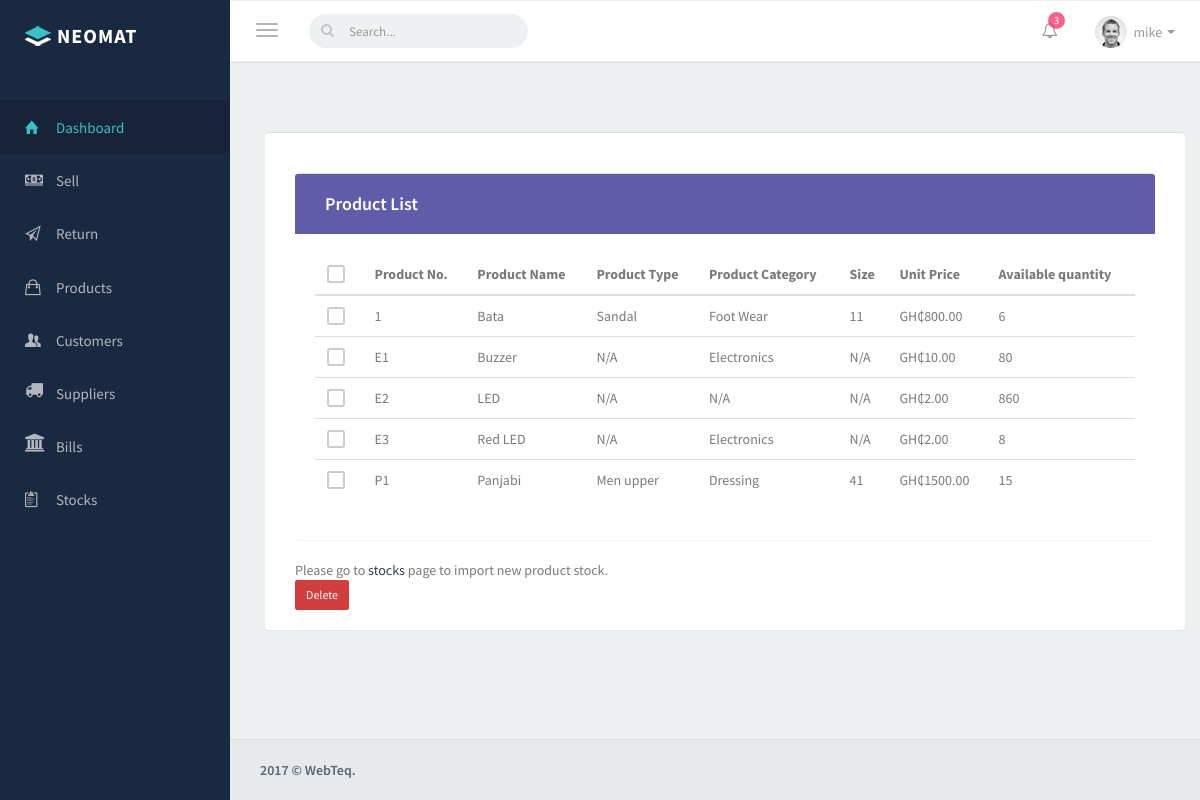
Screenshot of /productsPOS.php (signed in) with the database file from the repository.
### tables this page shows
CREATE TABLE `accounts` (
  `account_id` int(11) NOT NULL,
  `employee_no` varchar(15) DEFAULT NULL,
  `employee_name` varchar(50) NOT NULL,
  `employee_phone` varchar(15) DEFAULT NULL,
  `employee_address` varchar(100) DEFAULT NULL,
  `employee_national_id` varchar(50) DEFAULT NULL,
  `password` varchar(50) NOT NULL,
  `is_admin` int(1) NOT NULL
);

CREATE TABLE `stocks` (
  `stocks_pk` int(11) NOT NULL,
  `stock_id` varchar(15) NOT NULL,
  `product_id` varchar(15) NOT NULL,
  `import_quantity` int(11) NOT NULL,
  `current_quantity` int(11) NOT NULL,
  `import_date` datetime NOT NULL,
  `is_deleted` int(1) NOT NULL
);

CREATE TABLE `products` (
  `products_pk` int(11) NOT NULL,
  `product_id` varchar(15) NOT NULL,
  `product_name` varchar(50) NOT NULL,
  `product_type` int(11) NOT NULL,
  `product_category` int(11) NOT NULL,
  `product_size` varchar(15) DEFAULT NULL,
  `product_price` double(20,2) NOT NULL,
  `buying_price` double(20,2) NOT NULL
);

CREATE TABLE `types` (
  `type_id` int(11) NOT NULL,
  `type_name` varchar(50) NOT NULL,
  `category_id` int(11) NOT NULL
);

CREATE TABLE `categories` (
  `category_id` int(11) NOT NULL,
  `category_name` varchar(50) NOT NULL
);

### productsPOS.php (the view, shortened to what this page needs)
<?php
	require 'POStest.php';
	require 'loginCheck.php';
		$sql="SELECT * FROM products JOIN stocks ON products.product_id=stocks.product_id WHERE stocks.is_deleted=0";
	$result=mysqli_query($con,$sql);
	if(mysqli_num_rows($result)){
		echo "
            <div class='wraper container-fluid'>
                        <div class='panel panel-color panel-purple'>
                            <div class='panel-body'>
                        <div class='panel panel-default'>
                            <div class='panel-heading'>
                                <h3 class='panel-title'>Product List</h3>
                            </div>
                            <div class='panel-body'>
                                <div class='row'>
                                        <div class='table-responsive'>
                                        <table class='table'>
                                            <thead>
                                                <tr>
                                                    <th>
                                                       <label class='cr-styled'>
                                                        <input type='checkbox'>
                                                        <i class='fa'></i>
                                                        </label>
                                                    </th>
                                                    <th>Product No.</th>
                                                    <th>Product Name</th>
                                                    <th>Product Type</th>
                                                    <th>Product Category</th>
                                                    <th>Size</th>
                                                    <th>Unit Price</th>
                                                    <th>Available quantity</th>
                                                </tr>
                                            </thead>
                                            <tbody>
											";
		while($row=mysqli_fetch_array($result)){
			$productId=$row['product_id'];
			$productName=$row['product_name'];
			$productType=$row['product_type'];
			$productCategory=$row['product_category'];
			$productSize=$row['product_size'];
			$productPrice=$row['product_price'];
			if($productSize===""){
				$productSize="N/A";
			}
			$sql2="SELECT current_quantity FROM stocks WHERE product_id='$productId'";
			$result2=mysqli_query($con,$sql2);
			$row2=mysqli_fetch_array($result2);
			$currentQuantity=$row2['current_quantity'];
			$sql2="SELECT type_name FROM types WHERE type_id='$productType'";
			$result2=mysqli_query($con,$sql2);
			$row2=mysqli_fetch_array($result2);
			$productTypeName=$row2['type_name'];
			if($productTypeName===null)
				$productTypeName="N/A";
			$sql2="SELECT category_name FROM categories WHERE category_id='$productCategory'";
			$result2=mysqli_query($con,$sql2);
			$row2=mysqli_fetch_array($result2);
			$productCategoryName=$row2['category_name'];
			if($productCategoryName===null)
				$productCategoryName="N/A";
			echo "
				<tr>
					<td><label class='cr-styled'>
                       <input type='checkbox'>
                       <i class='fa'></i>
                       </label>
</td>
					<td>$productId</td>
					<td>$productName</td>
					<td>$productTypeName</td>
					<td>$productCategoryName</td>
					<td>$productSize</td>
					<td>GH₵$productPrice</td>
					<td>$currentQuantity</td>
				</tr>
			";
		}
		echo"
			</tbody>
		</table>
		    </div>
               </div>
               </div>
              </div>
		<div id='customerTotalText'>Please go to <a href='stocks.php'>stocks</a> page to import new product stock.</div>
		</div>
		";
	}else{
		echo "No products available currently.";
	}
?>
<!Doctype html>
<html lang="en">
<head>
        <link href="css/bootstrap.min.css" rel="stylesheet">
        <link href="css/bootstrap-reset.css" rel="stylesheet">
        <link href="css/animate.css" rel="stylesheet">
        <link href="assets/font-awesome/css/font-awesome.css" rel="stylesheet" />
        <link href="assets/ionicon/css/ionicons.min.css" rel="stylesheet" />
        <link rel="stylesheet" href="assets/morris/morris.css">
        <link href="assets/sweet-alert/sweet-alert.min.css" rel="stylesheet">
        <link href="css/style.css" rel="stylesheet">
        <link href="css/helper.css" rel="stylesheet">
        <link href="css/style-responsive.css" rel="stylesheet" />
</head>
<body>
                        <div id="rightDiv">
                        <form action="#" method="post">
                        <button type="button" class="btn btn-danger btn-sm">Delete</button>
                        </form>
                        </div>
                        </div>
            </div>
</body>
</html>

### POStest.php (shortened to what this page needs)
<?php
  	function showUserName(){
		$con = $_SESSION['con'];
		$id=$_SESSION['id'];
		$sql="SELECT employee_name FROM accounts WHERE account_id='$id'";
		$result=mysqli_query($con,$sql);
		$row=mysqli_fetch_array($result);
		$var=$row['employee_name'];
		echo $var;
	}
?>
<!DOCTYPE html>
<html lang="en">
<head>
        <link href="css/bootstrap.min.css" rel="stylesheet">
        <link href="css/bootstrap-reset.css" rel="stylesheet">
        <link href="css/animate.css" rel="stylesheet">
        <link href="assets/font-awesome/css/font-awesome.css" rel="stylesheet" />
        <link href="assets/ionicon/css/ionicons.min.css" rel="stylesheet" />
        <link rel="stylesheet" href="assets/morris/morris.css">
        <link href="assets/sweet-alert/sweet-alert.min.css" rel="stylesheet">
        <link href="css/style.css" rel="stylesheet">
        <link href="css/helper.css" rel="stylesheet">
        <link href="css/style-responsive.css" rel="stylesheet" />
    </head>
    <body>
  <div class="hiddenDiv">
    <form action="<?php echo htmlspecialchars($_SERVER["PHP_SELF"]);?>" method="post">
    </form>
  </div>
        <aside class="left-panel">
            <div class="logo">
                <a href="dashboard.php" class="logo-expanded">
                    <img src="img/single-logo.png" alt="logo">
                    <span class="nav-label">NEOMAT</span>
                </a>
            </div>
            <nav class="navigation">
                <ul class="list-unstyled">
                    <li class="active"><a href="dashboard.php"><i class="ion-home"></i> <span class="nav-label">Dashboard</span></a>
                    </li>
                    <li><a href="salePOS.php"><i class="ion-cash"></i> <span class="nav-label">Sell</span></a>
                    </li>
                    <li><a href="returnPOS.php"><i class="ion-paper-airplane"></i> <span class="nav-label">Return</span></a>
                    </li>
                    <li><a href="productsPOS.php"><i class="ion-bag"></i> <span class="nav-label">Products</span></a>
                    </li>
					<li><a href="customersPOS.php"><i class="ion-person-stalker"></i> <span class="nav-label">Customers</span></a>
                    </li>
                    <li><a href="supplyPOS.php"><i class="fa fa-truck"></i> <span class="nav-label">Suppliers</span></a>
                    </li>
                    <li><a href="billPOS.php"><i class="fa fa-bank"></i> <span class="nav-label">Bills</span></a>
                    </li>
                    <li><a href="stockPOS.php"><i class="ion-clipboard"></i> <span class="nav-label">Stocks</span></a>
                    </li>
                </ul>
            </nav>
        </aside>
        <section class="content">
            <header class="top-head container-fluid">
                <button type="button" class="navbar-toggle pull-left">
                    <span class="icon-bar"></span>
                    <span class="icon-bar"></span>
                    <span class="icon-bar"></span>
                </button>
                <form role="search" class="navbar-left app-search pull-left hidden-xs">
                  <input type="text" placeholder="Search..." class="form-control">
                </form>
                <ul class="list-inline navbar-right top-menu top-right-menu">
                    <li class="dropdown">
                        <a data-toggle="dropdown" class="dropdown-toggle" href="#">
                            <i class="fa fa-bell-o"></i>
                            <span class="badge badge-sm up bg-pink count">3</span>
                        </a>
                    </li>
                    <li class="dropdown text-center">
                        <a data-toggle="dropdown" class="dropdown-toggle" href="#">
                            <img alt="" src="img/avatar-2.jpg" class="img-circle profile-img thumb-sm">
                            <span class="username"><?php showUserName(); ?> </span> <span class="caret"></span>
                        </a>
                    </li>
                </ul>
            <footer class="footer">
                2017 © WebTeq.
            </footer>
        </section>
    </body>
</html>

### css/style.css (style rules this page uses)
body { color: #797979; background-color: #edf0f0; font-family: 'Source Sans Pro', 'Helvetica Neue', Helvetica, Arial, sans-serif; padding: 0px !important; margin: 0px !important; font-size: 14px; }
html { overflow-x: hidden; position: relative; min-height: 100%; }
body, html { overflow-x: hidden; }
aside.left-panel { background-color: #1a2942; width: 230px; position: fixed; height: 100%; top: 0px; left: 0px; }
.logo { padding-top: 20px; }
.logo-expanded { font-size: 20px; letter-spacing: .05em; color: #fff !important; padding: 0px 25px; font-weight: 700; text-transform: uppercase; }
.logo-expanded span { vertical-align: middle; }
.navigation { margin: 50px 0px 20px; }
.navigation > ul > li { position: relative; }
.navigation > ul > li > a { display: block; padding: 15px 25px; color: #b4b6bd; font-size: 15px; text-decoration: none; transition: all 0.4s; -moz-transition: all 0.4s; -webkit-transition: all 0.4s; -o-transition: all 0.4s; font-weight: 400; outline: none !important; }
.navigation > ul > li.active:hover > a, .navigation > ul > li.active > a { color: #3bc0c3; background: #162338; }
.navigation ul li a i { margin-right: 6px; font-size: 18px; width: 25px; float: left; }
.navigation ul li a .nav-label { vertical-align: middle; }
header { background-color: #fff; border-bottom: 1px solid #ececee; padding-top: 4px; padding-bottom: 4px; margin-top: -25px; }
.navbar-toggle { margin: 8px 20px 8px 0px; display: block; padding-left: 0px; }
.navbar-toggle .icon-bar { background-color: #b3b3be; }
.app-search { position: relative; margin-top: 8px; margin-bottom: 8px; margin-right: 15px; }
.app-search .form-control, .app-search .form-control:focus { border: none; font-size: 13px; color: #444444; padding-left: 40px; background: #edf1f2; box-shadow: none; border-radius: 34px; margin-top: 1px; }
.app-search:before { content: "\f002"; position: absolute; left: 12px; font-family: FontAwesome; cursor: pointer; top: 7px; color: #c4c4cd; display: inline-block; }
.badge.up { position: relative; top: -12px; padding: 3px 6px; margin-left: -13px; }
.top-menu li { height: 100%; display: inline-block; position: relative; float: left; line-height: 50px; padding: 0px; }
.top-menu li >a { color: #979898; text-align: center; padding: 22px 15px; font-size: 16px; }
.username { font-size: 14px; vertical-align: middle; margin-left: 3px; }
.content { margin-left: 230px; padding-bottom: 50px; }
.content > .container-fluid { padding-left: 25px; padding-right: 25px; margin-top: -25px; }
.wraper { padding-top: 20px; padding-bottom: 20px; min-height: 550px; margin-left: 250px; margin-bottom: 100px; }
.footer { color: #58666e; padding: 20px 30px; font-weight: 600; background-color: #e6eaed; border-top: 1px solid #ddd; position: absolute; bottom: 0; right: 0; left: 230px; }

### css/helper.css (style rules this page uses)
.bx-s, .panel, .portlet, .nav.nav-tabs+.tab-content, .tabs-vertical-env .tab-content, .widget-panel, .profile-widget, .profile-widget img, .tiles, .tile-stats, .mini-stat, header { -webkit-box-shadow: 0 1px 1px rgba(0, 0, 0, 0.05); -moz-box-shadow: 0 1px 1px rgba(0, 0, 0, 0.05); box-shadow: 0 1px 1px rgba(0, 0, 0, 0.05); }
.thumb-sm { height: 32px; width: 32px; }
.cr-styled { display: inline-block; margin: 0px 2px; line-height: 20px; font-weight: normal; cursor: pointer; }
.cr-styled i { display: inline-block; height: 18px; width: 18px; cursor: pointer; vertical-align: middle; border: 2px solid #CCC; border-radius: 3px; text-align: center; padding-top: 1px; font-family: 'FontAwesome'; margin-top: -4px; margin-right: 3px; font-size: 12px; }

### rows the page displays
accounts: employee_name "mike"
stocks: product "1", products.product_name "Bata", types.type_name "Sandal", categories.category_name "Foot Wear", products.product_size "11", products.product_price "800.00", current_quantity "6"
stocks: product "E1", products.product_name "Buzzer", productTypeName "N/A", categories.category_name "Electronics", products.product_size "N/A", products.product_price "10.00", current_quantity "80"
stocks: product "E2", products.product_name "LED", productTypeName "N/A", productCategoryName "N/A", products.product_size "N/A", products.product_price "2.00", current_quantity "860"
stocks: product "E3", products.product_name "Red LED", productTypeName "N/A", categories.category_name "Electronics", products.product_size "N/A", products.product_price "2.00", current_quantity "8"
stocks: product "P1", products.product_name "Panjabi", types.type_name "Men upper", categories.category_name "Dressing", products.product_size "41", products.product_price "1500.00", current_quantity "15"
